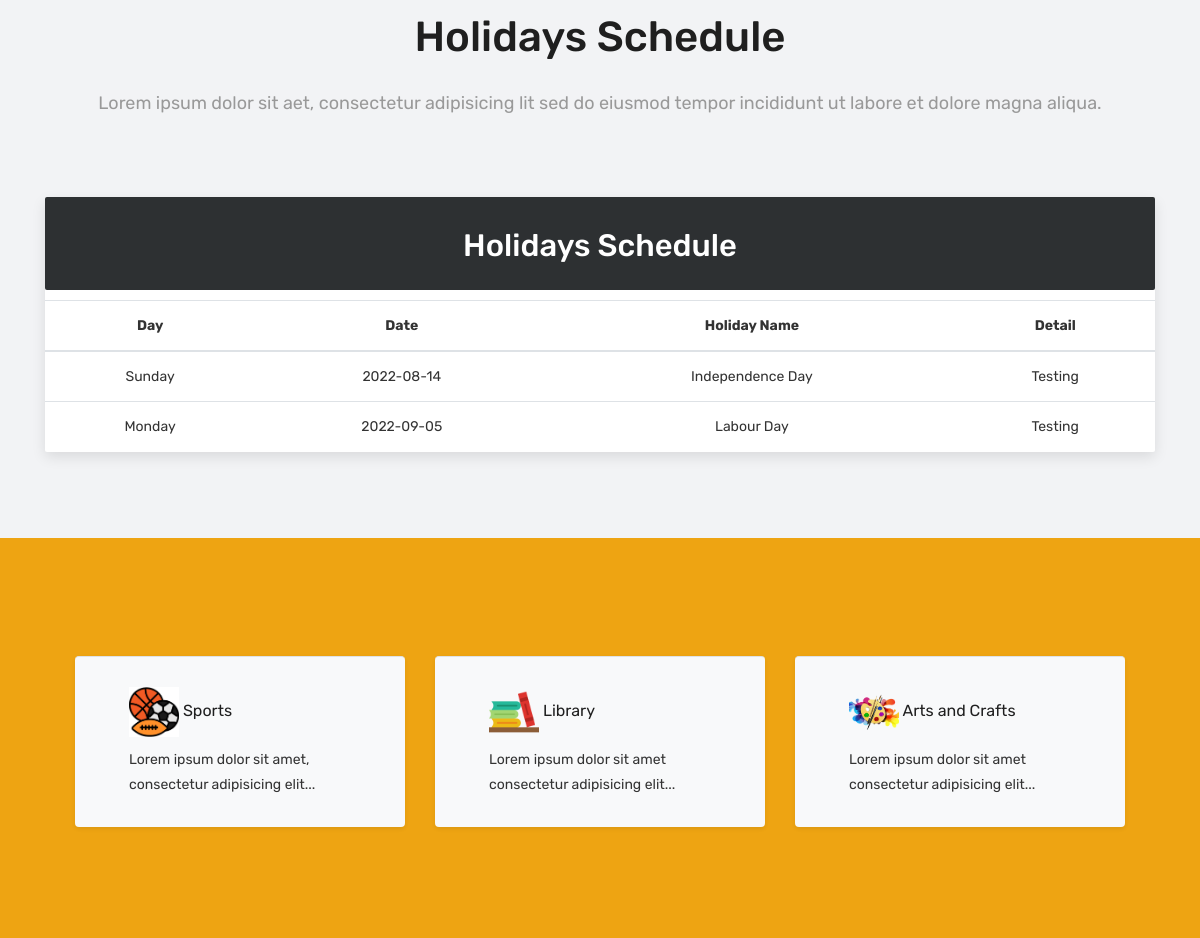
Before: / (middle part) with the older database file.
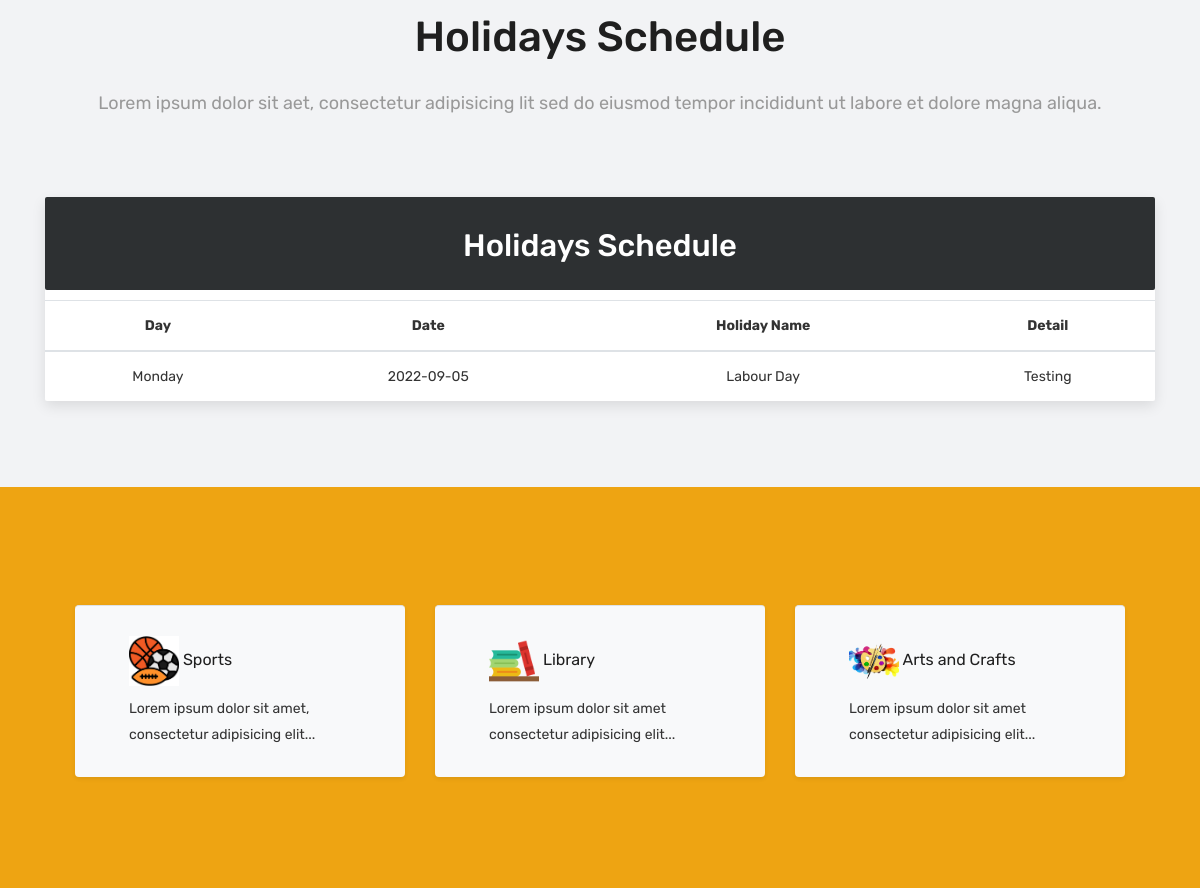
After: the same page with the newer database file.
### tables this page shows
CREATE TABLE `holiday` (
  `Id` int(11) NOT NULL,
  `Day` varchar(225) NOT NULL,
  `Date` varchar(225) NOT NULL,
  `Holiday` varchar(225) NOT NULL,
  `Detail` varchar(225) NOT NULL
);

### index.php (the view, shortened to what this page needs)
<?php
 $conn = mysqli_connect("Localhost","root","","online-schooling-system(vision)");
?>
<!DOCTYPE html>
<html lang="en">
 <head>
     <link rel="stylesheet" href="css/bootstrap.min.css">
     <link rel="stylesheet" href="style.css">
     <link rel="stylesheet" href="css/versions.css">
     <link rel="stylesheet" href="css/responsive.css">
     <link rel="stylesheet" href="css/custom.css">
     <link href="https://cdnjs.cloudflare.com/ajax/libs/font-awesome/5.10.0/css/all.min.css" rel="stylesheet">
 </head>
 <body class="host_version">
     <?php
     include_once("nav.php");
     ?>
     <div id="plan" class="section lb">
         <div class="container">
             <div class="section-title text-center">
                 <h3>Holidays Schedule</h3>
                 <p>Lorem ipsum dolor sit aet, consectetur adipisicing lit sed do eiusmod tempor incididunt ut labore et dolore magna aliqua. </p>
             </div>
             <hr class="invis">
             <div class="row">
                 <div class="col-md-12">
                     <div class="tab-content">
                         <div class="tab-pane active fade show" id="tab1">
                             <div class="row text-center">
                                 <div class="col-md-12">
                                     <div class="pricing-table pricing-table-highlighted">
                                         <div class="pricing-table-header grd1">
                                             <h2>Holidays Schedule</h2>
                                         </div>
                                         <div class="pricing-table-space"></div>
                                         <table class="table table-hover">
                                             <thead>
                                                 <tr>
                                                     <th scope="col">Day</th>
                                                     <th scope="col">Date</th>
                                                     <th scope="col">Holiday Name</th>
                                                     <th scope="col">Detail</th>
                                                 </tr>
                                             </thead>
                                             <tbody>
                                                 <?php
                                                     $query = "SELECT * FROM `holiday`";
                                                     $result = mysqli_query($conn,$query);
                                                     if(mysqli_num_rows($result))
                                                       {
                                                         while($row = mysqli_fetch_array($result)){
                                                    ?>
                                                 <tr>
                                                     <td><?php echo $row[1];?></td>
                                                     <td><?php echo $row[2];?></td>
                                                     <td><?php echo $row[3];?></td>
                                                     <td><?php echo $row[4];?></td>
                                                 </tr>
                                                 <?php
                                                     }
                                                     }
                                                    ?>
                                             </tbody>
                                         </table>
                                     </div>
                                 </div>
                             </div>
                         </div>
                     </div>
                 </div>
             </div>
         </div>
     </div>
     <div class="parallax section dbcolor">
         <div class="container">
             <div class="container-fluid pt-5">
                 <div class="container pb-3">
                     <div class="row">
                         <div class="col-lg-4 col-md-6 pb-1">
                             <div class="d-flex bg-light shadow-sm border-top rounded mb-4" style="padding: 30px;">
                                 <div class="pl-4">
                                     <h4><img src="images/sport.png" alt="" width="50px"> Sports</h4>
                                     <p class="m-0">Lorem ipsum dolor sit amet, consectetur adipisicing elit...</p>
                                 </div>
                             </div>
                         </div>
                         <div class="col-lg-4 col-md-6 pb-1">
                             <div class="d-flex bg-light shadow-sm border-top rounded mb-4" style="padding: 30px;">
                                 <div class="pl-4">
                                     <h4><img src="images/library.png" alt="" width="50px"> Library</h4>
                                     <p class="m-0">Lorem ipsum dolor sit amet consectetur adipisicing elit...</p>
                                 </div>
                             </div>
                         </div>
                         <div class="col-lg-4 col-md-6 pb-1">
                             <div class="d-flex bg-light shadow-sm border-top rounded mb-4" style="padding: 30px;">
                                 <div class="pl-4">
                                     <h4><img src="images/arts.png" alt="" width="50px"> Arts and Crafts</h4>
                                     <p class="m-0">Lorem ipsum dolor sit amet consectetur adipisicing elit...</p>
                                 </div>
                             </div>
                         </div>
                     </div>
                 </div>
             </div>
         </div>
     </div>
     <?php
     include_once("footer.php");
     ?>
 </body>
</html>

### nav.php (shortened to what this page needs)
<!DOCTYPE html>
<html lang="en">
 <head>
     <link rel="stylesheet" href="css/bootstrap.min.css">
     <link rel="stylesheet" href="style.css">
     <link rel="stylesheet" href="css/versions.css">
     <link rel="stylesheet" href="css/responsive.css">
     <link rel="stylesheet" href="css/custom.css">
     <link rel="stylesheet" href="https://cdnjs.cloudflare.com/ajax/libs/font-awesome/6.1.2/css/all.min.css">
 </head>
 <body class="host_version">
 </body>
</html>

### footer.php (shortened to what this page needs)
<!DOCTYPE html>
<html lang="en">
 <head>
     <link rel="stylesheet" href="css/bootstrap.min.css">
     <link rel="stylesheet" href="style.css">
     <link rel="stylesheet" href="css/versions.css">
     <link rel="stylesheet" href="css/responsive.css">
     <link rel="stylesheet" href="css/custom.css">
 </head>
 <body class="host_version">
 </body>
</html>

### style.css (style rules this page uses)
body { color: #333333; font-size: 14px; font-family: 'Rubik', sans-serif; line-height: 1.80857; }
html, body { height: 100%; }
h1, h2, h3, h4, h5, h6 { letter-spacing: 0; font-weight: normal; position: relative; padding: 0 0 10px 0; font-weight: normal; line-height: 120% !important; color: #1f1f1f; margin: 0 }
h2 { font-size: 22px }
h3 { font-size: 18px }
h4 { font-size: 16px }
.dbcolor { background: #eea412; }
.parallax { background-attachment: fixed; background-size: cover; padding: 120px 0; position: relative; width: 100%; }
.section { display: block; position: relative; overflow: hidden; padding: 70px 0; }
.section.lb { background-color: #f2f3f5; }
.section-title { display: block; position: relative; margin-bottom: 60px; }
.section-title p { color: #999; font-weight: 400; font-size: 18px; line-height: 33px; margin: 0; }
.section-title h3 { font-size: 42px; font-weight: 500; line-height: 62px; margin: 0 0 25px; padding: 0; text-transform: none; }
.pricing-table { margin: 0px; background: #fff; box-shadow: 0 5px 14px rgba(0, 0, 0, 0.1); border-radius: 2px; }
.pricing-table-header { padding: 30px 0 25px 0; background: #ffffff; border-radius: 2px; }
.pricing-table-header h2 { font-size: 31px; margin: 0; padding: 0; font-weight: 500; }
.pricing-table-space { height: 10px; }
.pricing-table-highlighted h3, .pricing-table-highlighted h2 { color: #ffffff !important; }
.pricing-table-highlighted { margin-top: 0; }
hr.invis { border-color: transparent; }

### css/versions.css (style rules this page uses)
body.host_version .icon_wrap:hover, body.host_version .icon-wrapper:hover i, body.host_version .grd1 { color: #ffffff !important; background: #2d3032; }

Changed rows visible on the page:
removed holiday: Day "Sunday", Date "2022-08-14", Holiday "Independence Day", Detail "Testing"
